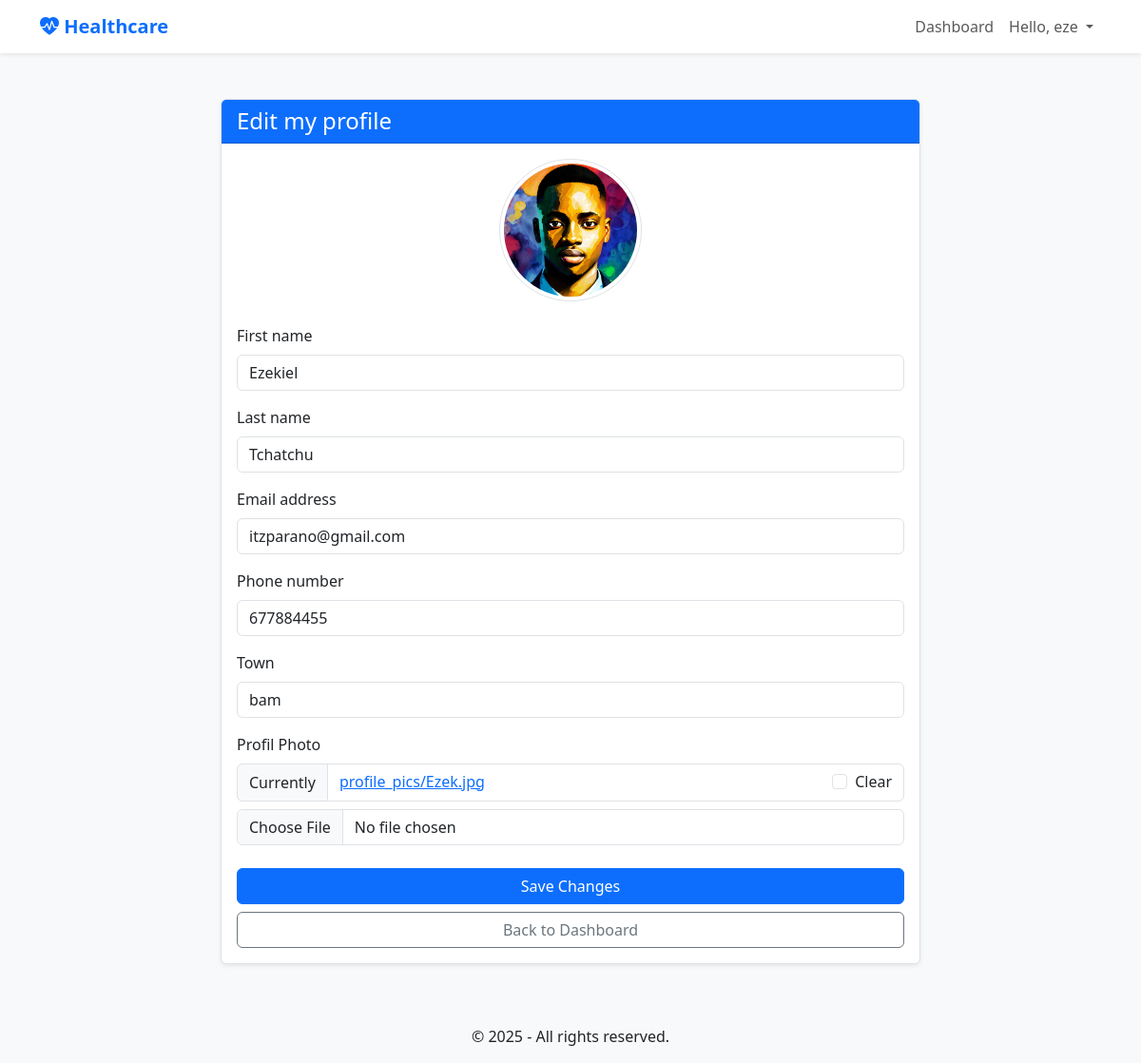
/accounts/profil/update/ (signed in), run on the app's committed database.
### users/models.py (models this page shows, shortened)
class User(AbstractUser):
    ROLE_CHOICES = (
        ('PATIENT', 'Patient'),
        ('DOCTOR', 'Doctor'),
    )
    role = models.CharField(max_length=20, choices=ROLE_CHOICES, verbose_name="Role")
    telephone = models.CharField(max_length=20, blank=True, null=True, verbose_name="Phone number")
    ville = models.CharField(max_length=100, blank=True, null=True, verbose_name="Town")
    specialty = models.CharField(max_length=100, blank=True, null=True, verbose_name="Specialty (if doctor)")
    profile_picture = models.ImageField(upload_to='profile_pics/', null=True, blank=True, verbose_name="Profil Photo")

### users/views.py (the view)
# urls.py: path('profil/update/', views.profile_update_view, name='profile_update'),
@login_required
def profile_update_view(request):
    if request.method == 'POST':
        form = ProfileUpdateForm(request.POST, request.FILES, instance=request.user)
        if form.is_valid():
            form.save()
            messages.success(request, 'Your profile has been successfully updated!')
            return redirect('users:profile_update')
    else:
        form = ProfileUpdateForm(instance=request.user)
    context = {
        'form': form,
        'page_title': 'Edit my profile'
    }
    return render(request, 'users/profile_form.html', context)

### users/forms.py
class ProfileUpdateForm(forms.ModelForm):
    class Meta:
        model = User
        fields = ['first_name', 'last_name', 'email', 'telephone', 'ville', 'profile_picture']
    def __init__(self, *args, **kwargs):
        super().__init__(*args, **kwargs)

### core/templatetags/core_tags.py (called while the page is built)
@register.simple_tag #décorateur qui transforme une simple fonction Python (qui retourne une valeur) en un tag utilisable dans les templates.
def current_year():
    return datetime.date.today().year

### users/templates/users/profile_form.html (shortened to what this page needs)
{% extends 'base.html' %}
{% load crispy_forms_tags %}
{% block content %}
<div class="row justify-content-center">
    <div class="col-md-8">
        <div class="card shadow-sm">
            <div class="card-header">
                <h4 class="mb-0">{{ page_title }}</h4>
            </div>
            <div class="card-body">
                <div class="text-center mb-4">
                    {% if user.profile_picture %}
                        <img src="{{ user.profile_picture.url }}" alt="Profile picture of {{ user.get_full_name }}" class="img-thumbnail rounded-circle" style="width: 150px; height: 150px; object-fit: cover;">
                    {% else %}
                        <i class="bi bi-person-circle" style="font-size: 150px; color: #ccc;"></i>
                    {% endif %}
                </div>
                <form method="post" enctype="multipart/form-data">
                    {{ form|crispy }}
                    <div class="d-grid gap-2 mt-4">
                        <button type="submit" class="btn btn-primary">Save Changes</button>
                        <a href="{% url 'users:patient_dashboard' %}" class="btn btn-outline-secondary">Back to Dashboard</a>
                    </div>
                </form>
            </div>
        </div>
    </div>
</div>
{% endblock %}

### templates/base.html (shortened to what this page needs)
{% load static %}
{% load core_tags %}
<!DOCTYPE html>
<html lang="en">
<head>
    <link href="https://cdn.jsdelivr.net/npm/bootstrap@5.3.0/dist/css/bootstrap.min.css" rel="stylesheet">
    <link rel="stylesheet" href="https://cdn.jsdelivr.net/npm/bootstrap-icons@1.10.5/font/bootstrap-icons.css">
    <link rel="stylesheet" href="{% static 'core/css/style.css' %}">
</head>
<body>
    <nav class="navbar navbar-expand-lg navbar-light bg-white shadow-sm">
        <div class="container">
            <a class="navbar-brand" href="{% url 'core:home' %}"><i class="bi bi-heart-pulse-fill"></i> Healthcare</a>
            <div class="collapse navbar-collapse" id="navbarNav">
                <ul class="navbar-nav ms-auto">
                    {% if user.is_authenticated %}
                        <li class="nav-item"><a class="nav-link" href="{% url 'users:dashboard-redirect' %}">Dashboard</a></li>
                        <li class="nav-item dropdown">
                          <a class="nav-link dropdown-toggle" href="#" role="button" data-bs-toggle="dropdown" aria-expanded="false">
                            Hello, {{ user.username }}
                          </a>
                    {% else %}
                        <li class="nav-item"><a class="nav-link" href="{% url 'users:login' %}">Login</a></li>
                        <li class="nav-item"><a class="btn btn-primary ms-2" href="{% url 'users:register' %}">Patient Sign Up</a></li>
                    {% endif %}
                </ul>
            </div>
        </div>
    </nav>
    <main class="container my-5">
        {% block content %}{% endblock %}
    </main>
    <footer class="bg-light text-center text-lg-start mt-auto py-3">
        <div class="text-center">
            © {% current_year %} - All rights reserved.
        </div>
    </footer>
</body>
</html>

### core/static/core/css/style.css (style rules this page uses)
:root { --primary-color: #0d6efd; --secondary-color: #6c757d; --success-color: #198754; --light-bg: #f8f9fa; --border-color: #dee2e6; }
body { background-color: var(--light-bg); font-family: 'Segoe UI', Tahoma, Geneva, Verdana, sans-serif; }
.navbar-brand { font-weight: bold; color: var(--primary-color) !important; }
.card { border: 1px solid var(--border-color); box-shadow: 0 4px 8px rgba(0,0,0,0.05); transition: transform 0.2s; }
.card-header { background-color: var(--primary-color); color: white; font-weight: 500; }
.btn-primary { background-color: var(--primary-color); border-color: var(--primary-color); }

### data on the page
User: username "eze", profile_picture (picture), first_name "Ezekiel", last_name "Tchatchu", email "itzparano@gmail.com", telephone "677884455", ville "bam"

### other printed values
{{ page_title }} "Edit my profile"
